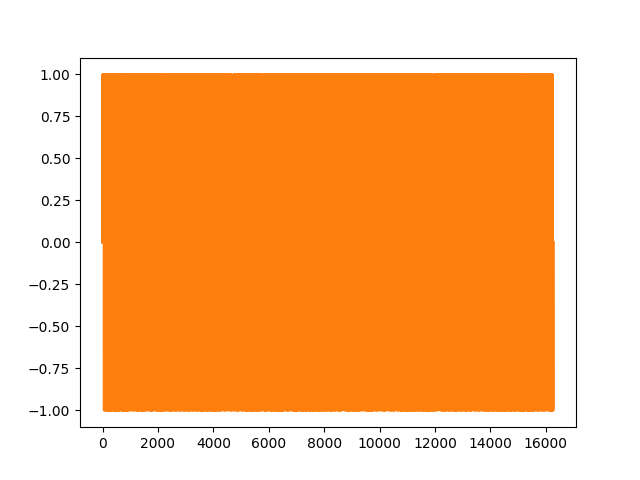

Recreate this plot in Python.
import csv
import numpy as np
from numpy.linalg import inv
import random
import math
import sys
import matplotlib.pyplot as plt
import pandas as pd


# 1. 读取预测数据
predict = pd.read_csv('logistic_output/log_prediction.csv', sep=',', header=0)
predict = np.array(predict.values)

# 2. 读取实际结果
ans = pd.read_csv('logistic_output/correct_answer.csv', sep=',', header=0)
ans = np.array(ans.values)

# print(predict)
# print(ans)

loss = ans - predict
cost = np.sum(loss ** 2) / len(ans)
cost_a = math.sqrt(cost)
print(len(ans),cost,cost_a)

x = range(len(ans))
plt.figure()
plt.plot(x,loss)
plt.savefig("error.png")